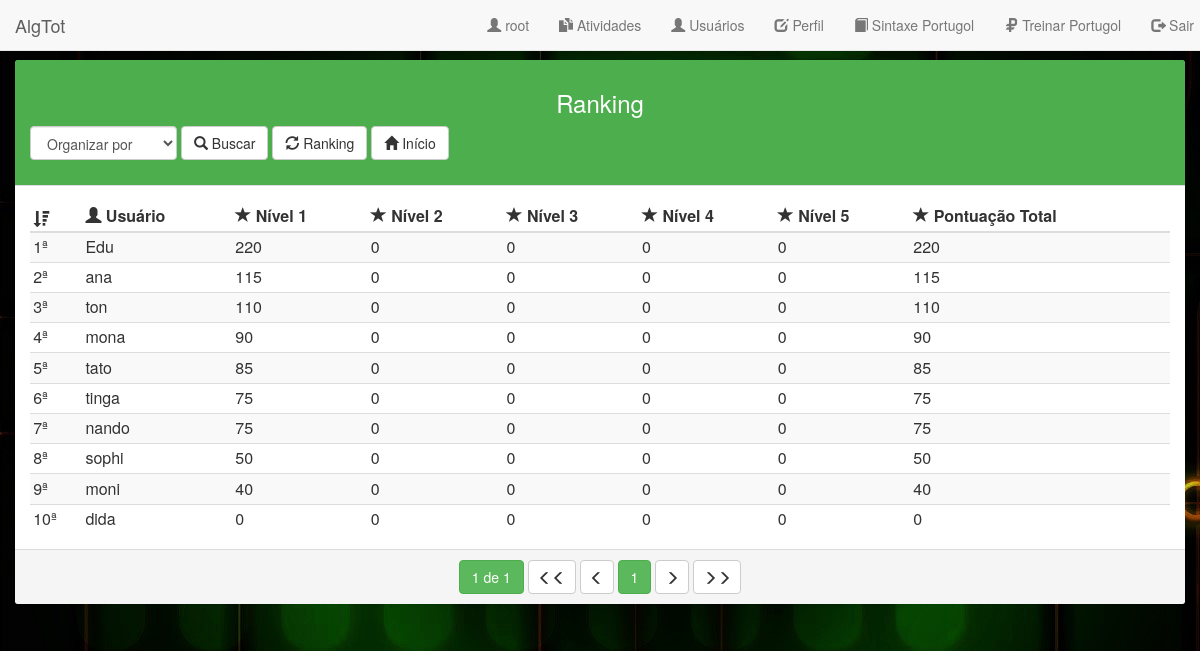
Screenshot of /visao/rankingADM.php (signed in) with the database file from the repository.
### tables this page shows
CREATE TABLE IF NOT EXISTS `usuario` (
  `cdUsuario` int(11) NOT NULL AUTO_INCREMENT,
  `usuario` varchar(20) NOT NULL,
  `senha` varchar(20) NOT NULL,
  `cdGrupo` int(11) NOT NULL,
  `email` varchar(50) NOT NULL,
  `status` varchar(20) DEFAULT NULL,
  `data` date DEFAULT NULL,
  `nivel1` decimal(10,0) DEFAULT NULL,
  `nivel2` decimal(10,0) DEFAULT NULL,
  `nivel3` decimal(10,0) DEFAULT NULL,
  `nivel4` decimal(10,0) DEFAULT NULL,
  `nivel5` decimal(10,0) DEFAULT NULL,
  `pontuacaoTotal` decimal(10,0) DEFAULT NULL,
  PRIMARY KEY (`cdUsuario`),
  KEY `cdGrupo` (`cdGrupo`)
);

### modelo/Conexao.php (called while the page is built, shortened)
<?php
Class Conexao {
    private $conexao;
    public function __construct() {
        $host = LOCAL_HOST;
        $dbName = DB_NAME;
        $usuario = DB_USER_NAME;
        $senha = DB_USER_SENHA;
        try {
            $colacao = array(PDO::MYSQL_ATTR_INIT_COMMAND => 'SET NAMES utf8');
            $this->conexao = new PDO('mysql:host=' . $host . ';dbname=' . $dbName . '', $usuario, $senha, $colacao);
        } catch (Exception $ex) {
            $ex->getMessage();
        }
    }
    public function obterConexao() {
        return $this->conexao;
    }
}

### modelo/Modelo.php (called while the page is built, shortened)
<?php
require_once("Conexao.php");
Class Modelo {
    private $conexaoModelo;
    public function __construct() {
        $conexao = new Conexao();
        $this->conexaoModelo = $conexao->obterConexao();
    }
    public function selecionar($select, $dados) {
        $dados = $this->tratarDados($dados);
        if ($dados == false) {
            $url = (isset($_SERVER['HTTP_REFERER']))?$_SERVER['HTTP_REFERER']:'../index.php';
            $this->setModalRedirecionar('Erro ao processar sua solicitação!', 'Isso pode acontecer quando existe alguma informação indevida (Ex: tags HTML ou semelhantes) nos campos preenchidos e enviados.', '', 'meuModalErro', $url);
            die;
        } else {
            $selecao = $this->conexaoModelo->prepare($select);
            $selecao->execute($dados);
            return $selecao;
        }
    }
    public function tratarDados($dados) {
        return $dados;
    }
}

### visao/rankingADM.php (the view, shortened to what this page needs)
<?php
require_once("../controle/Acesso.php");
$modelo = new Modelo();
?>
<!DOCTYPE html>
<html lang="pt-br">
    <head>
        <link href="vendor/bootstrap/css/bootstrap.min.css" rel="stylesheet">
        <link href="vendor/bootstrap/css/bootstrap.css" rel="stylesheet">
    </head>
    <body>
<?php include_once ("includs/menuADM.php"); ?>
        <section id="conteudo" class="container">
            <br>
            <br>
            <br>
            <div class="row">
                <div class="col-sm">
                    <div class="panel panel-default">
                        <div class="panel-heading" style="background-color: #4cae4c; color:white;">
                            <div style="text-align: center;">
                                <h3 class="blog-title">Ranking</h3>
                            </div>
                            <form class="form-inline" role="search" action="rankingADM.php" method="post">
                                <div class="form-group">
                                    <div class="col">
                                        <select required id="buscarPor" title="Selecione pelo que gostaria de visualizar" name="buscarPor" class="form-control">
                                            <option value="" <?php if (($_POST['buscarPor'] == null) && (isset($_POST['buscarPor']))) {
                                    echo "selected";
                                } ?> >Organizar por</option>
                                        </select>
                                    </div>
                                </div>
                                <div class="form-group">
                                    <div class="col">
                                        <button type="submit" name="buscar" value="Buscar" class="btn btn-default"><span class="glyphicon glyphicon-search" aria-hidden="true"></span> Buscar</button>
                                    </div>
                                </div>
                                <div class="form-group">
                                    <div class="col">
                                        <a name="rankingADM" href="rankingADM.php" class="btn btn-default"><span class="glyphicon glyphicon-refresh" aria-hidden="true"></span> Ranking</a>
                                    </div>
                                </div>
                                <div class="form-group">
                                    <div class="col">
                                        <a name="voltarInicio" href="principalADM.php" class="btn btn-default"><span class="glyphicon glyphicon-home" aria-hidden="true"></span> Início</a>
                                    </div>
                                </div>
                            </form>
                        </div>
                        <div class="table-responsive panel-body">
                            <table class="table table-striped">
                                <thead>
                                    <th><span class="glyphicon glyphicon-sort-by-attributes-alt"></span></th>
                                    <th><span class="glyphicon glyphicon-user" aria-hidden="true"></span> Usuário</th>
                                    <th><span class="glyphicon glyphicon-star" aria-hidden="true"></span> Nível 1</th>
                                    <th><span class="glyphicon glyphicon-star" aria-hidden="true"></span> Nível 2</th>
                                    <th><span class="glyphicon glyphicon-star" aria-hidden="true"></span> Nível 3</th>
                                    <th><span class="glyphicon glyphicon-star" aria-hidden="true"></span> Nível 4</th>
                                    <th><span class="glyphicon glyphicon-star" aria-hidden="true"></span> Nível 5</th>
                                    <th><span class="glyphicon glyphicon-star" aria-hidden="true"></span> Pontuação Total</th>
                                </thead>
                                <tbody>
                                    <?php
                                    if (($_POST['buscarPor'] != null)) {
                                        $campo = $_POST['buscarPor'];
                                        $select = "SELECT count(cdUsuario) AS numLinhas FROM usuario WHERE status = ? AND cdGrupo = ?";
                                        $dados = array('ativo', 3);
                                    } else {
                                        $select = "SELECT count(cdUsuario) AS numLinhas FROM usuario WHERE status = ? AND cdGrupo = ?";
                                        $dados = array('ativo', 3);
                                    }
                                    $numLinhas = $modelo->selecionar($select, $dados);
                                    foreach ($numLinhas as $key => $value) {
                                        $totalLinhas = $value['numLinhas'];
                                    }
                                    $ultimaPagina = $totalLinhas / 10;
                                    $ultimaPagina = ceil($ultimaPagina);
                                    if (!isset($_POST['paginar'])) {
                                        $pagina = $_POST['pagina'];
                                        $offset = $_POST['offset'];
                                    }
                                    if (($_POST['buscarPor'] != null)) {
                                        $campo = $_POST['buscarPor'];
                                        $select = "SELECT usuario.*, grupo.grupo AS grupo FROM usuario, grupo
                                    WHERE usuario.cdGrupo = grupo.cdGrupo AND usuario.status = ?
                                    AND usuario.cdGrupo = ?
                                    ORDER BY $campo DESC LIMIT $offset,10";
                                        $dados = array('ativo', 3);
                                    } else {
                                        $select = "SELECT usuario.*, grupo.grupo AS grupo FROM usuario, grupo
                                    WHERE usuario.cdGrupo = grupo.cdGrupo AND usuario.status = ?
                                    AND usuario.cdGrupo = ?
                                    ORDER BY usuario.pontuacaoTotal DESC LIMIT $offset,10";
                                        $dados = array('ativo', 3);
                                    }
                                    $dados = $modelo->selecionar($select, $dados);
                                    $countAlert = $offset;
                                    foreach ($dados as $key => $dado) {
                                        $countAlert++;
                                        $dado['usuario'] = htmlspecialchars($dado['usuario']);
                                        ?>
                                        <tr>
                                            <td><?php echo $countAlert.'ª'; ?></td>
                                            <td><?php echo $dado['usuario']; ?></td>
                                            <td><?php echo $dado['nivel1']; ?></td>
                                            <td><?php echo $dado['nivel2']; ?></td>
                                            <td><?php echo $dado['nivel3']; ?></td>
                                            <td><?php echo $dado['nivel4']; ?></td>
                                            <td><?php echo $dado['nivel5']; ?></td>
                                            <td><?php echo $dado['pontuacaoTotal']; ?></td>
                                        </tr>
                                        <?php
                                    }
                                    ?>
                                </tbody>
                            </table>
                        </div>
                        <div class="panel-footer">
                            <form name="paginacao" action="rankingADM.php" method="post">
                                <div style="text-align: center">
                                    <button name="paginar" title="Página <?php echo $pagina; ?> de <?php echo $ultimaPagina; ?>" type="button" class="btn btn-success">
<?php echo $pagina; ?> de <?php echo $ultimaPagina; ?>
                                    </button>
                                    <button style="padding: 9px;" name="paginar" title="Ir para primeira página" value="primeira" type="submit" class="btn btn-default"><span class="glyphicon glyphicon-menu-left" ></span><span class="glyphicon glyphicon-menu-left" ></span></button>
                                    <button style="padding: 9px;" name="paginar" title="Ir para página anterior" value="anterior" type="submit" class="btn btn-default"><span class="glyphicon glyphicon-menu-left" ></span></button>
                                    <button name="paginar" title="Página atual" value="atual" type="button" class="btn btn-success">
<?php echo $pagina; ?>
                                    </button>
                                    <button style="padding: 9px;" name="paginar" title="Ir para próxima página" value="proxima" type="submit" class="btn btn-default"><span class="glyphicon glyphicon-menu-right" ></span></button>
                                    <button style="padding: 9px;" name="paginar" title="Ir para ultima página" value="ultima" type="submit" class="btn btn-default"><span class="glyphicon glyphicon-menu-right" ></span><span class="glyphicon glyphicon-menu-right" ></span></button>
                                </div>
                            </form>
                        </div>
                    </div>
                </div>
            </div>
        </section>
    </body>
</html>

### rows the page displays
usuario: usuario "Edu", nivel1 "220", nivel2 "0", nivel3 "0", nivel4 "0", nivel5 "0", pontuacaoTotal "220"
usuario: usuario "ana", nivel1 "115", nivel2 "0", nivel3 "0", nivel4 "0", nivel5 "0", pontuacaoTotal "115"
usuario: usuario "ton", nivel1 "110", nivel2 "0", nivel3 "0", nivel4 "0", nivel5 "0", pontuacaoTotal "110"
usuario: usuario "mona", nivel1 "90", nivel2 "0", nivel3 "0", nivel4 "0", nivel5 "0", pontuacaoTotal "90"
usuario: usuario "tato", nivel1 "85", nivel2 "0", nivel3 "0", nivel4 "0", nivel5 "0", pontuacaoTotal "85"
usuario: usuario "tinga", nivel1 "75", nivel2 "0", nivel3 "0", nivel4 "0", nivel5 "0", pontuacaoTotal "75"
usuario: usuario "nando", nivel1 "75", nivel2 "0", nivel3 "0", nivel4 "0", nivel5 "0", pontuacaoTotal "75"
usuario: usuario "sophi", nivel1 "50", nivel2 "0", nivel3 "0", nivel4 "0", nivel5 "0", pontuacaoTotal "50"
usuario: usuario "moni", nivel1 "40", nivel2 "0", nivel3 "0", nivel4 "0", nivel5 "0", pontuacaoTotal "40"
usuario: usuario "dida", nivel1 "0", nivel2 "0", nivel3 "0", nivel4 "0", nivel5 "0", pontuacaoTotal "0"

### other values shown
$_SESSION['usuario'] "root"
$pagina "1"
$ultimaPagina "1"
